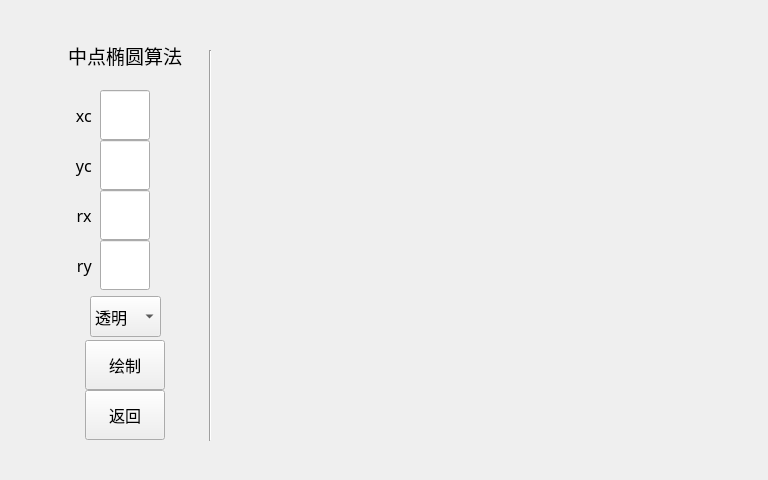
<?xml version="1.0" encoding="UTF-8"?>
<ui version="4.0">
 <class>Widget4</class>
 <widget class="QWidget" name="Widget4">
  <property name="geometry">
   <rect>
    <x>0</x>
    <y>0</y>
    <width>768</width>
    <height>480</height>
   </rect>
  </property>
  <property name="minimumSize">
   <size>
    <width>768</width>
    <height>480</height>
   </size>
  </property>
  <property name="font">
   <font>
    <family>微软雅黑</family>
    <pointsize>12</pointsize>
   </font>
  </property>
  <property name="windowTitle">
   <string>中点椭圆算法</string>
  </property>
  <widget class="QLabel" name="label">
   <property name="geometry">
    <rect>
     <x>0</x>
     <y>90</y>
     <width>100</width>
     <height>50</height>
    </rect>
   </property>
   <property name="font">
    <font>
     <family>微软雅黑</family>
     <pointsize>12</pointsize>
    </font>
   </property>
   <property name="text">
    <string>xc  </string>
   </property>
   <property name="alignment">
    <set>Qt::AlignRight|Qt::AlignTrailing|Qt::AlignVCenter</set>
   </property>
  </widget>
  <widget class="QLabel" name="label_2">
   <property name="geometry">
    <rect>
     <x>0</x>
     <y>140</y>
     <width>100</width>
     <height>50</height>
    </rect>
   </property>
   <property name="sizePolicy">
    <sizepolicy hsizetype="Preferred" vsizetype="Preferred">
     <horstretch>0</horstretch>
     <verstretch>0</verstretch>
    </sizepolicy>
   </property>
   <property name="font">
    <font>
     <family>微软雅黑</family>
     <pointsize>12</pointsize>
    </font>
   </property>
   <property name="text">
    <string>yc  </string>
   </property>
   <property name="alignment">
    <set>Qt::AlignRight|Qt::AlignTrailing|Qt::AlignVCenter</set>
   </property>
  </widget>
  <widget class="QLabel" name="label_3">
   <property name="geometry">
    <rect>
     <x>0</x>
     <y>190</y>
     <width>100</width>
     <height>50</height>
    </rect>
   </property>
   <property name="font">
    <font>
     <family>微软雅黑</family>
     <pointsize>12</pointsize>
    </font>
   </property>
   <property name="text">
    <string>rx  </string>
   </property>
   <property name="alignment">
    <set>Qt::AlignRight|Qt::AlignTrailing|Qt::AlignVCenter</set>
   </property>
  </widget>
  <widget class="QLabel" name="label_4">
   <property name="geometry">
    <rect>
     <x>0</x>
     <y>240</y>
     <width>100</width>
     <height>50</height>
    </rect>
   </property>
   <property name="font">
    <font>
     <family>微软雅黑</family>
     <pointsize>12</pointsize>
    </font>
   </property>
   <property name="text">
    <string>ry  </string>
   </property>
   <property name="alignment">
    <set>Qt::AlignRight|Qt::AlignTrailing|Qt::AlignVCenter</set>
   </property>
  </widget>
  <widget class="QLineEdit" name="lineEdit_xc">
   <property name="geometry">
    <rect>
     <x>100</x>
     <y>90</y>
     <width>50</width>
     <height>50</height>
    </rect>
   </property>
   <property name="alignment">
    <set>Qt::AlignCenter</set>
   </property>
  </widget>
  <widget class="QLineEdit" name="lineEdit_yc">
   <property name="geometry">
    <rect>
     <x>100</x>
     <y>140</y>
     <width>50</width>
     <height>50</height>
    </rect>
   </property>
   <property name="alignment">
    <set>Qt::AlignCenter</set>
   </property>
  </widget>
  <widget class="QLineEdit" name="lineEdit_rx">
   <property name="geometry">
    <rect>
     <x>100</x>
     <y>190</y>
     <width>50</width>
     <height>50</height>
    </rect>
   </property>
   <property name="alignment">
    <set>Qt::AlignCenter</set>
   </property>
  </widget>
  <widget class="QLineEdit" name="lineEdit_ry">
   <property name="geometry">
    <rect>
     <x>100</x>
     <y>240</y>
     <width>50</width>
     <height>50</height>
    </rect>
   </property>
   <property name="alignment">
    <set>Qt::AlignCenter</set>
   </property>
  </widget>
  <widget class="QPushButton" name="pushButton_draw">
   <property name="geometry">
    <rect>
     <x>85</x>
     <y>340</y>
     <width>80</width>
     <height>50</height>
    </rect>
   </property>
   <property name="text">
    <string>绘制</string>
   </property>
  </widget>
  <widget class="QLabel" name="label_5">
   <property name="geometry">
    <rect>
     <x>0</x>
     <y>30</y>
     <width>250</width>
     <height>50</height>
    </rect>
   </property>
   <property name="font">
    <font>
     <family>微软雅黑</family>
     <pointsize>14</pointsize>
    </font>
   </property>
   <property name="text">
    <string>中点椭圆算法</string>
   </property>
   <property name="alignment">
    <set>Qt::AlignCenter</set>
   </property>
  </widget>
  <widget class="Line" name="line">
   <property name="geometry">
    <rect>
     <x>200</x>
     <y>50</y>
     <width>20</width>
     <height>391</height>
    </rect>
   </property>
   <property name="orientation">
    <enum>Qt::Vertical</enum>
   </property>
  </widget>
  <widget class="QPushButton" name="pushButton_draw_2">
   <property name="geometry">
    <rect>
     <x>85</x>
     <y>390</y>
     <width>80</width>
     <height>50</height>
    </rect>
   </property>
   <property name="text">
    <string>返回</string>
   </property>
  </widget>
  <widget class="QComboBox" name="comboBox">
   <property name="geometry">
    <rect>
     <x>90</x>
     <y>296</y>
     <width>71</width>
     <height>41</height>
    </rect>
   </property>
   <item>
    <property name="text">
     <string>透明</string>
    </property>
   </item>
   <item>
    <property name="text">
     <string>浅灰</string>
    </property>
   </item>
   <item>
    <property name="text">
     <string>深黄</string>
    </property>
   </item>
  </widget>
 </widget>
 <tabstops>
  <tabstop>lineEdit_xc</tabstop>
  <tabstop>lineEdit_yc</tabstop>
  <tabstop>lineEdit_rx</tabstop>
  <tabstop>lineEdit_ry</tabstop>
  <tabstop>comboBox</tabstop>
  <tabstop>pushButton_draw</tabstop>
  <tabstop>pushButton_draw_2</tabstop>
 </tabstops>
 <resources/>
 <connections/>
</ui>
